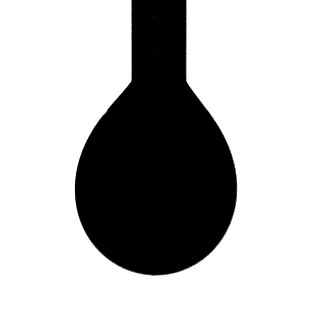
#> input picture images_experiment/220304_miliq_T17.7_S73.04.png, 323 x 323 px
$ jupyter execute --allow-errors optimization_v5.ipynb
#> lines starting #> are read from the running program, lines starting #| are printed output that depends on the picture; after the words box and inside, x2 and y2 are one past the last pixel; in counts of white or black regions, pixels touching at a corner belong together
### fun_pre_process.py
import os.path
import glob
import cv2
from PIL import Image
import numpy as np
from skimage import io

def __init__():
   return

def ResizeImage(filein,width,height):
    fileout=filein.resize((width,height),Image.Resampling.LANCZOS)
    return fileout

def ResizeArray(arrayin,width,height):
    arrayout=arrayin.resize((width,height))
    return arrayout

def img2bw(img):
    img_gray=img.convert('L') # rgb 2 gray
    array_img=np.array(img_gray) # img 2 array
    _,img_BW=cv2.threshold(array_img,0,255,cv2.THRESH_OTSU) # gray 2 bw
    return img_BW

# [108 lines left out: functions cost, crop_margin, crop_margin_array, not called in this run]

### codes_gendrops_py/genSingleDrop.py
from datetime import datetime
import math as m
import numpy as np
import time
from scipy.interpolate import interp1d
import matplotlib.pyplot as plt
import os
import warnings
warnings.filterwarnings('ignore')
from codes_gendrops_py.dif1D import *
from codes_gendrops_py.fit_circle_through_3_points import *

from numba import jit


def __init__():
   return


def rms(y) :
        rms = np.sqrt(np.mean(y**2))
        return rms


def vmax(rneedle,sigma,deltarho=1e-3,grav=9.807e3):
    vmax=m.pi*(2*rneedle)*sigma/(deltarho*grav)
    return vmax

def genSingleDrop(sigma,rneedle=1,volume0=0,output=0,savepath='.',loop_times=1200):
    '''
    sigma: surface tension [mN/m]
    volume0: prescribed volume in mm^3; if volume0=0, volume0=vmax
    rneedle: radius of the needle [mm]; default 1
    output: 0-->save images, 1-->output r and z
    '''
    # physical parameters


    start = time.time()
    #sigma = 100;           # surface tension [mN/m]
    #rneedle = 1;           # radius of the needle [mm]
    #volume0 = 32;          # prescribed volume in mm^3
    grav = 9.807e3;         # gravitational acceleration [mm/s^2]
    deltarho = 1e-3;        # density difference [10^6 kg/m^3]
    pi=m.pi

    # numerical parameters
    N = 40;                 # resolution of the discretization for calculation
    #Nplot = 80;            # resolution of the discretization for plotting
    #Ncheb = 10;            # number of Chebyshev to describe the shape
    alpha = 0.1;            # relaxation parameter in the Newton-Raphson scheme


    #if volume0 == 0:
    #   volume0 = vmax

    # NOTE: the calculation is done in dimensionless form, using the
    # dimensionless surface tension sigma' and volume V'

    # calculate the dimensionless quantities
    sigmaprime = sigma/(deltarho*grav*rneedle**2)
    volume0prime = volume0/rneedle**3

    # find the initial guess of the droplet shape
    if  deltarho*grav*volume0/(2*m.pi*sigma*rneedle) > 0.14:

        # predict the maximum length of the interface (empirical Nagel)
        smax = m.sqrt(sigmaprime)*2.0/0.8701

        # get the differentation/integration matrices and the grid
        D,_,w,s = dif1D('cheb',0,smax,N,5)

        # predict the shape of the interface (empirical Nagel)
        z = -4/3*smax/m.pi*(np.cos(m.pi*3/4*s/smax))
        z = z - max(z)
        r = 4/3*smax/m.pi*(np.sin(m.pi*3/4*s/smax))
        psi = m.pi*3/4*s/smax

        C = 1; # initial stretch parameter
        p0 = m.sqrt(sigmaprime)*1.5; # predict the pressure (empirical Nagel)

    else:

        # find the roots for the polynomial of a spherical cap
        rts = np.roots([pi/6 ,0 ,pi/2 ,-volume0prime])
        h0 = np.real(rts[2])

        ABC=np.array(np.vstack(((1,0),(0,-h0),(-1,0))))
        Rguess,xcyc = fit_circle_through_3_points(ABC)

        # get the opening angle of the circle

        if xcyc[1] < 0:
          theta = m.acos(1/Rguess)
        else:
          theta = -m.acos(1/Rguess)


        # predict the maximum length of the interface
        smax = Rguess*(2*theta+m.pi)

        # get the differentation/integration matrices and the grid
        D,_,w,s = dif1D('fd',0,smax,N,5)

        # start- and end-point of the current radial line
        dtheta = np.linspace(-m.pi/2,theta,N)
        dtheta = dtheta.T
        r = xcyc[0] + Rguess*np.cos(dtheta).reshape((40,1))
        z = xcyc[1] + Rguess*np.sin(dtheta).reshape((40,1))

        psi = np.arctan2(np.dot(D,z),np.dot(D,r)).reshape((40,1))

        C = 1;                      # initial stretch parameter
        p0 = 2*Rguess*sigmaprime;   # predict the pressure

        # get the differentation/integration matrices and the grid
        D,_,w,s = dif1D('cheb',0,smax,N,5)


    # initialize some variables
    Z = np.zeros((N,N));                    # matrix filled with zeros
    IDL = np.hstack((1, np.zeros((N-1))));  # line with single one and rest zeros
    ZL = np.zeros(N);                       # line completely filled with zeros
    u = np.ones((3*N+2,1));
    b = np.ones((3*N+2,1));                 # solution vector and right hand side
    #iter = 0; crash = 0;

    #while rms(u) > 1e-10:
    for i in range (loop_times):
      # [4 lines of commented-out code are left out]

      if rms(u) < 1e-10:
        break
      # determine r from psi
      #start_l=time.time()

      A11 = C*D;
      A13 = np.diag(np.squeeze(np.sin(psi)))
      A18 = np.dot(D,r);
      b1 = -(C*np.dot(D,r)-np.cos(psi))
      # determine z from psi
      A22 = C*D;
      A23 = np.diag(np.squeeze(-np.cos(psi)));
      A28 = np.dot(D,z)
      b2 = -(C*np.dot(D,z)-np.sin(psi))

      # determine psi from Laplace law

      A31 = -sigmaprime*np.diag(np.squeeze(np.sin(psi)/r**2))
      A32 = np.diag(np.squeeze(np.ones(N)))
      A33 = C*sigmaprime*D + sigmaprime*np.diag(np.squeeze(np.cos(psi)/r))
      A38 = sigmaprime*(np.dot(D,psi))
      A39 = -np.ones(N)
      b3 = p0-z-sigmaprime*(C*np.dot(D,psi)+np.sin(psi)/r)

      # impose the needle radius as a BC (imposes the domain length)
      # NOTE: the lengths are scaled with the radius, thus its value is one

      A81 = np.flip(IDL).reshape(1,N);
      b8 = (1-r[-1])

        # determine pressure - use volume
      A91 = 2*w*r.T*np.sin(psi.T)
      A93 = w*r.T**2*np.cos(psi.T)
      A98 = np.array(-volume0prime/m.pi).reshape(1,1)
      b9 = -(np.dot(w,(r**2*np.sin(psi)))-C*volume0prime/m.pi)

      # boundary condition r(0) = 0
      A11[0,:] = IDL;
      A13[0,:] = ZL;
      A18[0] = 0
      b1[0] = -r[0]

      # boundary condition z(s0) = 0
      A22[0,:] = np.flip(IDL);
      A23[0,:] = ZL;
      A28[0] = 0
      b2[0] = -z[-1]

      # boundary condition phi(0) = 0
      A31[0,:] = ZL;
      A32[0,:] = ZL;
      A33[0,:] = IDL;
      A38[0,:] = 0;
      A39[0] = 0
      A39=A39.reshape(N,1)
      b3[0] = -psi[0]

      # assemble matrices
      Z1 = np.zeros(N).reshape(N,1)

      A = np.vstack((np.hstack((A11, Z, A13, A18, Z1)),
                    np.hstack((Z, A22, A23, A28, Z1)),
                    np.hstack((A31, A32, A33, A38, A39)),
                    np.hstack((A81, np.zeros((1,2*N)), np.array(-1).reshape(1,1), np.array(0).reshape(1,1))),
                    np.hstack((A91, Z1.T,A93,A98,np.array(0).reshape(1,1)))))

      b = np.vstack((b1,b2,b3,b8,b9));

      # solve the system of equations
      u = np.linalg.inv(A).dot(b)

      # update variables
      r   = r   + alpha*u[0:N]
      z   = z   + alpha*u[N:2*N];
      #psi = psi + alpha*u[2*N:3*N];
      #C   = C   + alpha*u[3*N];
      #p0  = p0  + alpha*u[3*N];

      if rms(b) > 1e3:
         break;

      #end_l=time.time()
      #time_l=end_l-start_l
    # calculate the Chebyshev coefficients
    # Dont need this part to plot the drop!!!!!!!
    # 'I am stupid!'
    #coefr = fchebt(r,Ncheb,0);
    #coefz = fchebt(z,Ncheb,0);

    # compute volume and area (scaled back to dimensionfull)

    #volume=round(float(np.dot(rneedle**3*pi*w,(r**2*np.sin(psi))/C)),12)
    #area=round(float(np.dot(rneedle**2*pi*2*w,(r)/C)),12)
    #pressure=round(float(deltarho*grav*rneedle*p0),12)
    #print('volume = ', volume,' mm^3')
    #print('area = ',area ,' mm^2')
    #print('pressure = ',pressure ,' Pa')

    # % plot the shape of the drop on the numerical grid
    # figure; hold on
    # scatter(rneedle*r',rneedle*z','b');
    # plot(rneedle*r',rneedle*z','b');
    # set(gca,'DataAspectRatio',[1 1 1])#
    # interpolate the numerical solutions on a finer grid.
    # NOTE: the "right" way to interpolate is to fit a higher-orde polynomial
    # though all the points (see book of Trefethen on Spectral Methods in
    # Matlab, page  63). For plotting purposes we use a simpler interpolation

    #ss = np.linspace(s(1),s(-1),Nplot).T
    #rr = interp1d(s,r,ss,'pchip')
    #zz = interp1d(s,z,ss,'pchip')

    #s_a=np.squeeze(s,axis=1)
    r_a=np.squeeze(r,axis=1)
    z_a=np.squeeze(z,axis=1)
    end = time.time()
    #print('Gen Image Program execution time: ',end - start)
    #print('single loop time is : ',time_l)
    if output==0:
      #if volume==volume0:
        # plot the shape of the drop on the plotting grid
      path=savepath+"/s%.2f_v%.2f_rn%.2f.jpg" %(sigma, volume0, rneedle)
      plt.figure(figsize=(4,4))
      plt.fill_between(r_a,0,z_a,color='black')
      plt.fill_between(-r_a,0,z_a,color='black')
      plt.axis('equal')
      plt.axis('off')
      plt.savefig(path,bbox_inches='tight',pad_inches=0.0)
      plt.close()
      return path
    else:
      return r_a,z_a


# [16 lines left out: function plt_image_needle, not called in this run]

### optimization_v5.ipynb
[cell 1]
import os
import math as m
import time
from codes_gendrops_py.genSingleDrop import *
from codes_gendrops_py.fit_circle_through_3_points import *
import matplotlib.pyplot as plt
import matplotlib.image as mpimg
from matplotlib.backends.backend_agg import FigureCanvasAgg
from fun_pre_process import *
from PIL import Image
import numpy as np
import dill

## Definite the pre processing functions

[cell 2]
def gen_doplet_v5(sigma,volume0,rneedle=0.5):
    # when output=1 gSD return r_a,z_a
    r_a,z_a=genSingleDrop(sigma=sigma,volume0=volume0,rneedle=rneedle,output=1)
    wmax=2*max(abs(r_a))

    # use plt generate synthetic image and save as arrayd
    plt.fill_between(r_a,z_a,color='black')
    plt.fill_between(-r_a,z_a,color='black')
    plt.axis('equal')
    plt.axis('off')

    figure = plt.gcf().canvas
    ag = figure.switch_backends(FigureCanvasAgg)
    ag.draw()
    plt.close()
    A = np.asarray(ag.buffer_rgba())
    syn_array = np.rint(A[...,:3] @ [0.2126, 0.7152, 0.0722]).astype(np.uint8)


    return syn_array,wmax,rneedle

# [42 lines left out: functions crop_margin_array_v5, resize_syn_arr, not called in this run]

def remove_needle_centering_v5(img_ori):#(Need Test)
    '''img_ori=Image.open(path_ori)'''
    w_ori,h_ori=img_ori.size

    scaling_ori=300/w_ori # reshape the origin image to width 300

    w_ori2=int(scaling_ori*w_ori)
    h_ori2=int(scaling_ori*h_ori)

    A=img2bw(ResizeImage(img_ori,w_ori2,h_ori2))

    left_edge=np.zeros(w_ori2)
    right_edge=np.zeros(w_ori2)
    for i in range(h_ori2):
        for j in range(w_ori2):
            if A[i,j-1]>=125 and A[i,j]<125:
                #print('Left position',i,j)
                left_edge[i]=j
            if A[i,j-1]<=125 and A[i,j]>125:
                #print('Right position',i,j)
                right_edge[i]=j

    needle=np.abs(left_edge-right_edge)

    end=0
    for j in range(needle.shape[0]-1):
        j=j+1
        if end == 0:
            if abs((needle[j]-needle[0])/needle[0])>0.05:
                stopline=j
                end=end+1
    #print(stopline)

    addpad=right_edge[stopline]-needle[stopline]/2-w_ori2/2

    img_WON=np.zeros((h_ori2-stopline,w_ori2))
    for i in range(h_ori2):
        if i>=stopline:
            img_WON[i-stopline,:]=A[i,:]

    h_won,w_won=img_WON.shape

    # centering
    if addpad>0:
        img_won=np.hstack( ( img_WON,np.ones((h_won,abs(int(addpad*4))))*255 ) )
    elif addpad<0:
        img_won=np.hstack( ( np.ones((h_won,abs(int(addpad*4))))*255,img_WON ) )
    else:
        img_won=img_WON

    return img_won,needle

# [70 lines left out: function cost_v3, not called in this run]

## Definite the obtimize funciton

[cell 3]
def obtimize_v5(sv,path_ori=os.path.abspath('./images_experiment/220304_miliq_T17.7_S73.04.png'),output=0,append=1):
    '''need initialize xs and losts if output==0'''
#> called with sv = array of shape (2,), output = 0, append = 1
    start = time.time()
    sigma=sv[0]
    v0=sv[1]

    # preprosessing the ori image
    ori,needle=remove_needle_centering_v5(Image.open(path_ori))
#> in remove_needle_centering_v5, `w_ori,h_ori=img_ori.size`: w_ori = 323
#> in remove_needle_centering_v5, `scaling_ori=300/w_ori`: scaling_ori = 0.929
#> in remove_needle_centering_v5, `w_ori2=int(scaling_ori*w_ori)`: w_ori2 = 300
#> in img2bw, `_,img_BW=cv2.threshold(array_img,0,255,cv2.THRESH_OTSU)`:
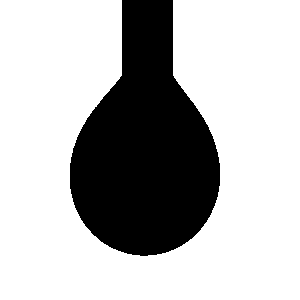
#> img_BW: shape (300, 300); 72.3% white; 1 black region, box (x1, y1, x2, y2) and area: (70, 0, 220, 256) 24908
#> in remove_needle_centering_v5, img_ori is the input picture: PIL image 323x323 RGB; mean R, G, B 183.8, 184.5, 183.8
#> in remove_needle_centering_v5, `addpad=right_edge[stopline]-needle[stopline]/2-w_ori2/2`: addpad = -3
#> after the loop in remove_needle_centering_v5, `for i in range(h_ori2):`:
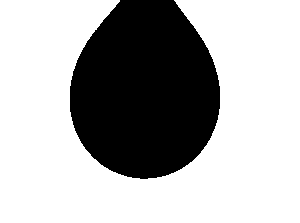
#> img_WON: shape (223, 300) float64; 68.6% white; 1 black region, box (x1, y1, x2, y2) and area: (70, 0, 220, 179) 20979
#> in remove_needle_centering_v5, `img_won=np.hstack( ( np.ones((h_won,abs(int(addpad*4))))*255,img_WON ) )`:
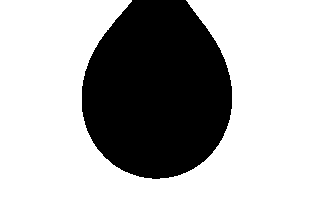
#> img_won: shape (223, 312) float64; 69.8% white; 1 black region, box (x1, y1, x2, y2) and area: (82, 0, 232, 179) 20979
#> needle = 300 values, max 150 at index 163, min 0 at index 256, mean 83.03
    pixel_needle=needle[0]
#> pixel_needle = 51

    # gen and post processing the syn image
    syn_arr,wmax,rneedle=gen_doplet_v5(sigma=sigma,volume0=v0,rneedle=0.5)

    #crop the margin of syn image
    syn_arr_cm=crop_margin_array_v5(syn_arr)
    syn=resize_syn_arr(syn_arr_cm,wmax,r_syn=1)

    end = time.time()
    #print('Obtimize Program execution time: ',end - start)

    if output==0:
        lost=cost_v3(ori,syn,output=output)
        if append==1:
            xs.append(sv)
            losts.append(lost)
            print ('x=%.2f,%.2f and lost=%.4f'%(sv[0],sv[1],lost))
        return lost
    elif output==1:
        C=cost_v3(ori,syn,output=output)
        return C
    else :
        C,lost=cost_v3(ori,syn,output=output)
        return C, lost

## Start the optimization

IMPORTANT!!! If the optimization need to be restart, please click the 'restart' button of jupyter notebook. Or an NameError: name 'xs' is not define will be occured.

[cell 4]
xs=[]
losts=[]

[cell 5]
import scipy.optimize
# use scipy obtimaize the parameter
opStart=time.time()
print('Optimization Start')
x0=np.asarray((76,15))
#sigma; v0; length_Ne,r_Ne; x,y; scaling_rate;
#> (the rest of this cell did not finish here and is left out)

[cell 6]
plt.plot(losts)
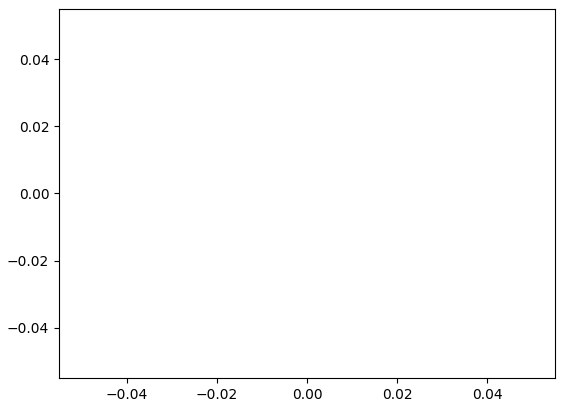
#> figure drawn by matplotlib, 1 panel

#> (a cell that did not finish here is left out)

### Save the Optimization Result (IF NEED)

[cell 8]
# save all varables
import dill
filename='./optimization_results_75_9.pkl'
dill.dump_session(filename)
#> (this line was passed over: dill is not available in this run)

[cell 9]
# way to load all varables
import dill
dill.load_session( './optimization results.pkl')
#> (this line was passed over: dill is not available in this run)

## Plot the Trace Image

[cell 10]
# Import the Cost Map Data: sigma, volume, lost2d_all, lost2d_part
dill.load_session( './GlobalGrid_s60-80-0.5_v13-17-0.2.pkl')
#> (this line was passed over: dill is not available in this run)
